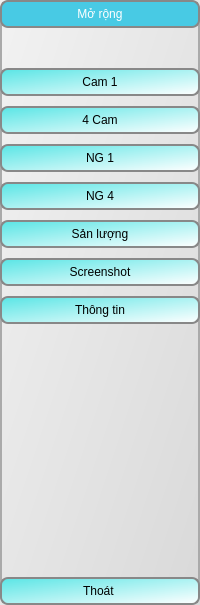
       <widget class="QWidget" name="window_expand" native="true">
        <property name="styleSheet">
         <string notr="true">QWidget {
    background: qlineargradient(x1:0, y1:0, x2:1, y2:1, stop:0 #f2f2f2, stop:1 #d9d9d9);
    border: 2px solid #aaaaaa;
    border-radius: 10px;
}

QPushButton {
    background: qlineargradient(x1:0, y1:0, x2:1, y2:1, stop:0 #59e5e5, stop:1 #ffffff);
    border: 2px solid #888888;
    border-radius: 8px;
    padding: 5px;
}

QPushButton:hover {
    background: qlineargradient(x1:0, y1:0, x2:1, y2:1, stop:0 #D9EFFF , stop:1 #b0b0b0);
    border: 2px solid #666666;
}

QSlider::groove:horizontal {
    background: #cccccc;
    height: 8px;
    border-radius: 4px;
}

QSlider::handle:horizontal {
    background: qradialgradient(cx:0.5, cy:0.5, radius:0.5, fx:0.5, fy:0.5, stop:0 #ffffff, stop:1 #bbbbbb);
    border: 2px solid #888888;
    width: 16px;
    height: 16px;
    margin: -5px 0;
    border-radius: 8px;
}

QDial {
    background: qlineargradient(x1:0, y1:0, x2:1, y2:1, stop:0 #f2f2f2, stop:1 #d9d9d9);
    border: 2px solid #aaaaaa;
    border-radius: 50px;
}</string>
        </property>
        <layout class="QVBoxLayout" name="verticalLayout_5">
         <property name="spacing">
          <number>0</number>
         </property>
         <property name="leftMargin">
          <number>0</number>
         </property>
         <property name="topMargin">
          <number>0</number>
         </property>
         <property name="rightMargin">
          <number>0</number>
         </property>
         <property name="bottomMargin">
          <number>0</number>
         </property>
         <item>
          <widget class="QPushButton" name="pushButton_18">
           <property name="enabled">
            <bool>false</bool>
           </property>
           <property name="styleSheet">
            <string notr="true">background-color: #48cae4;
color: rgb(255, 255, 255);</string>
           </property>
           <property name="text">
            <string>Mở rộng</string>
           </property>
           <property name="icon">
            <iconset resource="icons.qrc">
             <normaloff>:/icon/icons/Settings-Toggle-Vertical--Streamline-Ultimate.png</normaloff>:/icon/icons/Settings-Toggle-Vertical--Streamline-Ultimate.png</iconset>
           </property>
          </widget>
         </item>
         <item>
          <spacer name="verticalSpacer_3">
           <property name="orientation">
            <enum>Qt::Vertical</enum>
           </property>
           <property name="sizeType">
            <enum>QSizePolicy::Preferred</enum>
           </property>
           <property name="sizeHint" stdset="0">
            <size>
             <width>20</width>
             <height>40</height>
            </size>
           </property>
          </spacer>
         </item>
         <item>
          <layout class="QVBoxLayout" name="verticalLayout_3">
           <property name="spacing">
            <number>10</number>
           </property>
           <property name="sizeConstraint">
            <enum>QLayout::SetMinAndMaxSize</enum>
           </property>
           <item>
            <widget class="QPushButton" name="but_cam_1_expand">
             <property name="text">
              <string>Cam 1</string>
             </property>
             <property name="icon">
              <iconset resource="icons.qrc">
               <normaloff>:/icon/icons/Expand-Full--Streamline-Ultimate.png</normaloff>:/icon/icons/Expand-Full--Streamline-Ultimate.png</iconset>
             </property>
             <property name="checkable">
              <bool>true</bool>
             </property>
             <property name="autoExclusive">
              <bool>true</bool>
             </property>
            </widget>
           </item>
           <item>
            <widget class="QPushButton" name="but_4_cam_expand">
             <property name="text">
              <string>4 Cam</string>
             </property>
             <property name="icon">
              <iconset resource="icons.qrc">
               <normaloff>:/icon/icons/Shrink-4--Streamline-Ultimate.png</normaloff>:/icon/icons/Shrink-4--Streamline-Ultimate.png</iconset>
             </property>
             <property name="checkable">
              <bool>true</bool>
             </property>
             <property name="autoExclusive">
              <bool>true</bool>
             </property>
            </widget>
           </item>
           <item>
            <widget class="QPushButton" name="but_NG_1_expand">
             <property name="text">
              <string>NG 1</string>
             </property>
             <property name="icon">
              <iconset resource="icons.qrc">
               <normaloff>:/icon/icons/Paginate-Filter-1--Streamline-Ultimate.png</normaloff>:/icon/icons/Paginate-Filter-1--Streamline-Ultimate.png</iconset>
             </property>
             <property name="checkable">
              <bool>true</bool>
             </property>
             <property name="autoExclusive">
              <bool>true</bool>
             </property>
            </widget>
           </item>
           <item>
            <widget class="QPushButton" name="but_NG_4_expand">
             <property name="text">
              <string>NG 4</string>
             </property>
             <property name="icon">
              <iconset resource="icons.qrc">
               <normaloff>:/icon/icons/Paginate-Filter-4--Streamline-Ultimate.png</normaloff>:/icon/icons/Paginate-Filter-4--Streamline-Ultimate.png</iconset>
             </property>
             <property name="checkable">
              <bool>true</bool>
             </property>
             <property name="autoExclusive">
              <bool>true</bool>
             </property>
            </widget>
           </item>
           <item>
            <widget class="QPushButton" name="but_output_expand">
             <property name="text">
              <string>Sản lượng</string>
             </property>
             <property name="icon">
              <iconset resource="icons.qrc">
               <normaloff>:/icon/icons/Accounting-Calculator--Streamline-Ultimate.png</normaloff>:/icon/icons/Accounting-Calculator--Streamline-Ultimate.png</iconset>
             </property>
             <property name="checkable">
              <bool>true</bool>
             </property>
             <property name="autoExclusive">
              <bool>true</bool>
             </property>
            </widget>
           </item>
           <item>
            <widget class="QPushButton" name="but_screenshot_expand">
             <property name="text">
              <string>Screenshot</string>
             </property>
             <property name="icon">
              <iconset resource="icons.qrc">
               <normaloff>:/icon/icons/Paginate-Filter-Camera--Streamline-Ultimate.png</normaloff>:/icon/icons/Paginate-Filter-Camera--Streamline-Ultimate.png</iconset>
             </property>
             <property name="checkable">
              <bool>true</bool>
             </property>
             <property name="autoExclusive">
              <bool>true</bool>
             </property>
            </widget>
           </item>
           <item>
            <widget class="QPushButton" name="but_information_expand">
             <property name="text">
              <string>Thông tin</string>
             </property>
             <property name="icon">
              <iconset resource="icons.qrc">
               <normaloff>:/icon/icons/Alert-Hexagon--Streamline-Ultimate.png</normaloff>:/icon/icons/Alert-Hexagon--Streamline-Ultimate.png</iconset>
             </property>
             <property name="checkable">
              <bool>true</bool>
             </property>
             <property name="autoExclusive">
              <bool>true</bool>
             </property>
            </widget>
           </item>
          </layout>
         </item>
         <item>
          <spacer name="verticalSpacer_4">
           <property name="orientation">
            <enum>Qt::Vertical</enum>
           </property>
           <property name="sizeHint" stdset="0">
            <size>
             <width>20</width>
             <height>253</height>
            </size>
           </property>
          </spacer>
         </item>
         <item>
          <widget class="QPushButton" name="but_exit_expand">
           <property name="text">
            <string>Thoát </string>
           </property>
           <property name="icon">
            <iconset resource="icons.qrc">
             <normaloff>:/icon/icons/Logout-2--Streamline-Ultimate.png</normaloff>:/icon/icons/Logout-2--Streamline-Ultimate.png</iconset>
           </property>
          </widget>
         </item>
        </layout>
       </widget>
